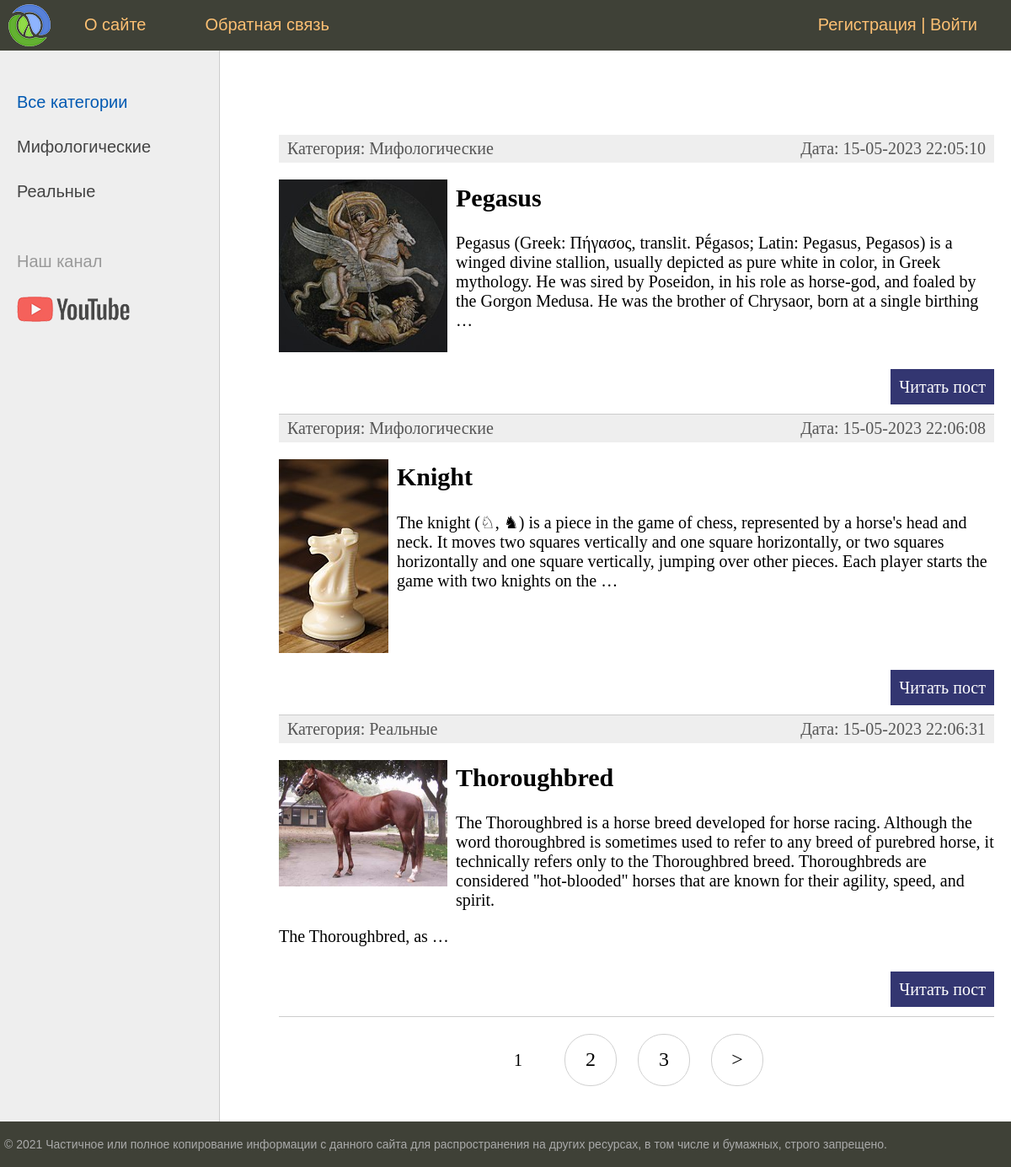
The page / on the database its author committed.
### horses/models.py (models this page shows, shortened)
class Category(models.Model):
    name = models.CharField(max_length=100, db_index=True, verbose_name='Категория')
    slug = models.SlugField(max_length=255, unique=True, db_index=True, verbose_name='URL')
    class Meta:
        verbose_name = 'Категория'
        verbose_name_plural = 'Категории'
        ordering = ['id']
    def __str__(self):
        return self.name
    def get_absolute_url(self):
        return reverse('category', kwargs={'cat_slug': self.slug})

class Horses(models.Model):
    title = models.CharField(max_length=255, verbose_name='Заголовок')
    slug = models.SlugField(max_length=255, unique=True, db_index=True, verbose_name='URL')
    content = models.TextField(blank=True, verbose_name='Текст статьи')
    photo = models.ImageField(upload_to='photos/%Y/%m/%d', verbose_name='Фото')
    time_create = models.DateTimeField(auto_now_add=True, verbose_name='Время создания')
    time_update = models.DateTimeField(auto_now=True, verbose_name='Время изменения')
    is_published = models.BooleanField(default=True, verbose_name='Публикация')
    cat = models.ForeignKey('Category', on_delete=models.PROTECT, verbose_name='Категории')
    def get_absolute_url(self):
        return reverse('post', kwargs={'post_slug': self.slug})
    class Meta:
        verbose_name = 'Крутые лошади'
        verbose_name_plural = 'Крутые лошади'
        ordering = ['time_create', 'title']

### horses/views.py (the view)
# urls.py: path('', HorsesHome.as_view(), name='home'),
class HorsesHome(DataMixin, ListView):
    model = Horses
    template_name = 'horses/index.html'
    context_object_name = 'posts'
    def get_context_data(self, *, object_list=None, **kwargs):
        context = super().get_context_data(**kwargs)
        c_def = self.get_user_context(title='Главная страница')
        return context | c_def  # dict(list(context.items()) + list(c_def.items()))
    def get_queryset(self):
        return Horses.objects.filter(is_published=True).select_related('cat')

### horses/utils.py (called while the page is built)
    def get_user_context(self, **kwargs):
        context = kwargs
        cats = cache.get('cats')
        if not cats:
            cats = Category.objects.annotate(Count('horses'))
            cache.set('cats', cats, 60)
        user_menu = menu.copy()
        if not self.request.user.is_authenticated:
            user_menu.pop(1)
        context['menu'] = user_menu
        context['cats'] = cats
        if 'cat_selected' not in context:
            context['cat_selected'] = 0
        return context

### horses/templates/horses/index.html (shortened to what this page needs)
{% extends 'horses/base.html' %}
{% block content %}
<ul class="list-articles">
	{% for p in posts %}
			<li><div class="article-panel">
	<p class ="first">Категория: {{p.cat}}</p>
	<p class ="last">Дата: {{p.time_update|date:"d-m-Y H:i:s"}}</p>
</div>
{% if p.photo %}
				<p><img class="img-article-left thumb" src="{{p.photo.url}}"></p>
{% endif %}
				<h2>{{p.title}}</h2>
	{% autoescape on %}
	{{p.content|linebreaks|truncatewords:50}}
	{% endautoescape %}
			<p class="link-read-post"><a href="{{ p.get_absolute_url }}">Читать пост</a></p>
			</li>
	{% endfor %}
</ul>
{% endblock %}

### horses/templates/horses/base.html (shortened to what this page needs)
<!DOCTYPE html>
{% load static %}
{% load horses_tags %}
<html>
<head>
	<link type="text/css" href="{% static 'horses/css/styles.css' %}" rel="stylesheet" />
</head>
<body>
<table class="table-page" border=0 cellpadding="0" cellspacing="0">
<tr><td valign=top>
{% block mainmenu %}
		<div class="header">
			<ul id="mainmenu" class="mainmenu">
			<li class="logo"><a href="{% url 'home' %}"><div class="logo"></div></a></li>
{% for m in menu %}
			<li><a href="{% url m.url_name %}">{{m.title}}</a></li>
{% endfor %}
				{% if request.user.is_authenticated %}
				<li class="last"> {{user.username}} | <a href="{% url 'logout' %}">Выйти</a></li>
				{% else %}
				<li class="last"><a href="{% url 'register' %}">Регистрация</a> | <a href="{% url 'login' %}">Войти</a></li>
				{% endif %}
			</ul>
		</div>
{% endblock mainmenu %}
<table class="table-content" border=0 cellpadding="0" cellspacing="0">
<tr>
	<td valign="top" class="left-chapters">
	<ul id="leftchapters">
{% if cat_selected == 0 %}
		<li class="selected">Все категории</li>
{% else %}
		<li><a href="{% url 'home' %}">Все категории</a> </li>
{% endif %}
{% for c in cats %}
{% if c.horses__count > 0 %}
	{% if c.pk == cat_selected %}
		<li class="selected">{{c.name}}</li>
	{% else %}
		<li><a href="{{ c.get_absolute_url }}">{{c.name}}</a></li>
	{% endif %}
{% endif %}
{% endfor %}
		<li class="share">
		<p>Наш канал</p>
		<a class="share-yt" href="https://www.youtube.com/@DiscoverTheHorse" target="_blank" rel="nofollow"></a>
		</li>
	</ul>
</td>
<td valign="top" class="content">
	<div class="content-text">
{% block content %}
{% endblock %}
{% if page_obj.has_other_pages %}
<nav class="list-pages">
    <ul>
        {% for p in paginator.page_range %}
		{% if page_obj.number == p %}
		<li class="page-num page-num-selected">{{ p }}</li>
		{% elif p >= page_obj.number|add:-2 and p <= page_obj.number|add:2 %}
        <li class="page-num">
            <a href="?page={{ p }}">{{ p }}</a>
        </li>
		{% endif %}
        {% endfor %}
{% if page_obj.has_next %}
<li class="page-num">
	<a href="?page={{ page_obj.next_page_number }}">&gt;</a>
</li>
{% endif %}
    </ul>
</nav>
{% endif %}
	</div>
</td></tr></table>
</td></tr>
<tr><td valign=top>
	<div id="footer">
		<p>&copy; 2021 Частичное или полное копирование информации с данного сайта для распространения на других ресурсах, в том числе и бумажных, строго запрещено.</p>
	</div>
</td></tr></table>
</body>
</html>

### horses/static/horses/css/styles.css (style rules this page uses)
html, body { font-family: 'Arial'; margin: 0; padding: 0; height: 100%; width: 100%; color: #444; }
a { color: #0059b2; text-decoration: none; }
img { max-width: 600px; height: auto; }
img.img-article-left { max-width: 400px; height: auto; float: left; padding: 0 10px 10px 0; }
img.img-article-left.thumb { max-width: 200px; height: auto; }
p.link-read-post { text-align: right; }
p.link-read-post a { padding: 10px; min-width: 100px; background: #333671; color: #fff; text-decoration: none; }
div.article-panel { background: #eee; padding: 5px 10px 5px 10px; box-sizing border-box; overflow: hidden; color: #555; }
div.article-panel p.first { margin: 0; float: left; }
div.article-panel p.last { margin: 0; float: right; }
ul.list-articles { list-style: none; margin: 0; padding: 0; }
ul.list-articles li { border-bottom: 1px solid #ccc; }
.table-page { width: 100%; height: 100%; vertical-align: top; }
.table-page tr { height: 100%; }
.header { background: #3F4137; height: 60px; }
.logo { background: url('../images/logo.png') no-repeat 10px 5px; width: 70px; height: 60px; }
ul.mainmenu { list-style: none; margin: 0; padding: 0; height: 60px; color: #fdc073; font-size: 20px; overflow: hidden; }
ul.mainmenu li { float: left; margin: 18px 40px 0 30px; }
ul.mainmenu li.logo { margin: 0; }
ul.mainmenu li.last { float: right; }
ul.mainmenu li a { color: #fdc073; text-decoration: none; }
.table-content { width: 100%; min-height: 100%; height: 100%; }
.left-chapters { margin: 0; background: #eee; border-right: 1px solid #ccc; min-height: 100%; }
.left-chapters ul { width: 230px; min-height: 100%; margin: 0; padding: 20px 10px 10px 20px; list-style: none; font-size: 20px; }
.left-chapters ul li { margin: 30px 0 0 0; color: #999; }
.left-chapters ul li.selected { color: #0059b2; }
.left-chapters ul li a { color: #444; text-decoration: none; }
.left-chapters ul li.share { margin: 60px 0 0 0; }
.left-chapters ul li.share p { margin: 30px 0 30px 0; }
.left-chapters ul li.share a { display: inline-block; width: 40px; height: 40px; margin: 0 20px 0 0; }
.left-chapters ul li.share a.share-yt { width: 100%; height: 30px; background: url('../images/share_yt.png') no-repeat 0 0 }
.content { padding: 40px 20px 20px 40px; width: 100%; box-sizing: border-box; }
.content-text { margin: 60px 0 0 30px; color: #000; font-size: 20px; font-family: Yandex Sans Display Light; }
#footer { box-sizing: border-box; background: #3F4137; padding: 5px; color: #aaa; font-size: 14px; font-family: Verdana, Geneva, Arial, Helvetica; text-align: left; overflow: hidden; }
.list-pages { text-align: center; margin: 0 0 20px 0; }
.list-pages ul { margin: 20px 0 0 0; padding: 0; list-style: none; }
.list-pages ul li { display: inline-block; margin: 0 20px 0 0; }
.list-pages a { color: #000; font-size: 24px; text-decoration: none; }
.list-pages .page-num, .page-num-selected { display: inline-block; width: 60px; height: 44px; padding: 16px 0 0 0; border: 1px solid #d0d0d0; border-radius: 30px; }
.list-pages .page-num-selected { border: none; color: #000; font-size: 20px; }

### rows shown on the page
Category: name "Мифологические"
Category: name "Реальные"
Horses: cat "Мифологические", time_update "15-05-2023 22:05:10", photo (picture), title "Pegasus", content "Pegasus (Greek: Πήγασος, translit. Pḗgasos; Latin: Pegasus, Pegasos) is a winged divine stallion, usually depicted as pure white in color, in Greek mythology. He was sired by Poseidon, in his role as horse-god, and foaled by the Gorgon Medusa. He was the brother of Chrysaor, born at a single birthing …"
Horses: cat "Мифологические", time_update "15-05-2023 22:06:08", photo (picture), title "Knight", content "The knight (♘, ♞) is a piece in the game of chess, represented by a horse's head and neck. It moves two squares vertically and one square horizontally, or two squares horizontally and one square vertically, jumping over other pieces. Each player starts the game with two knights on the …"
Horses: cat "Реальные", time_update "15-05-2023 22:06:31", photo (picture), title "Thoroughbred", content "The Thoroughbred is a horse breed developed for horse racing. Although the word thoroughbred is sometimes used to refer to any breed of purebred horse, it technically refers only to the Thoroughbred breed. Thoroughbreds are considered \"hot-blooded\" horses that are known for their agility, speed, and spirit. The Thoroughbred, as …"

### other values the page prints
{{ m.title }} "О сайте" "Обратная связь"
{{ p }} "1"
{{ p }} "2" "3"
